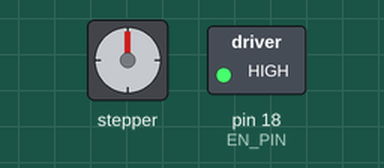
This sketch was run on a simulated Arduino Mega 2560, built with avr-gcc and run on an emulated ATmega2560. On the bench: stepper motor, switched loads named in the sketch (green lamp = pin HIGH). Stepper angles assume 200 steps per turn.

Above: at 0.05 s.
At 2.25 s:
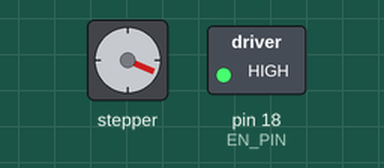
At 4.25 s:
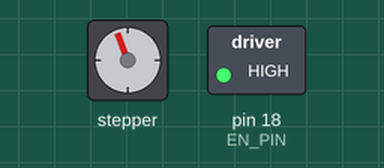
At 9.35 s:
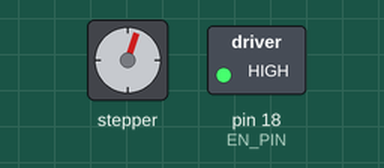
Timing chart, 0 to 13.6 s (numbered marks = the images above):
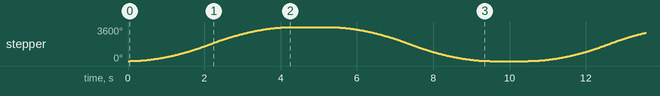

Measured:
- by itself, stepper: turns 3600° clockwise in 4.2 s, then 3600° counter-clockwise in 4.2 s, repeating every 10.4 s

The sketch:

stepper_motor_test.ino
```cpp
// Arduino Mega Version

#include <AccelStepper.h>

// Define the pins for the TB6600 driver
#define DIR_PIN 16
#define PUL_PIN 17
#define EN_PIN 18

// Define motor interface type
#define motorInterfaceType 1

// Create an instance of the AccelStepper class
AccelStepper stepper(motorInterfaceType, PUL_PIN, DIR_PIN);

void setup() {
  // Set the enable pin as an output
  pinMode(EN_PIN, OUTPUT);

  // Enable the motor driver
  digitalWrite(EN_PIN, HIGH);

  // Set the maximum speed and acceleration
  stepper.setMaxSpeed(1000);  // Steps per second
  stepper.setAcceleration(500);  // Steps per second^2
}

void loop() {
  // Set the target position
  stepper.moveTo(2000);  // Move 2000 steps forward
  stepper.runToPosition();  // Blocking call, wait until motion is complete

  delay(1000);  // Wait for a second

  // Move back to the original position
  stepper.moveTo(0);  // Move 2000 steps backward
  stepper.runToPosition();  // Blocking call, wait until motion is complete

  delay(1000);  // Wait for a second
}
```
